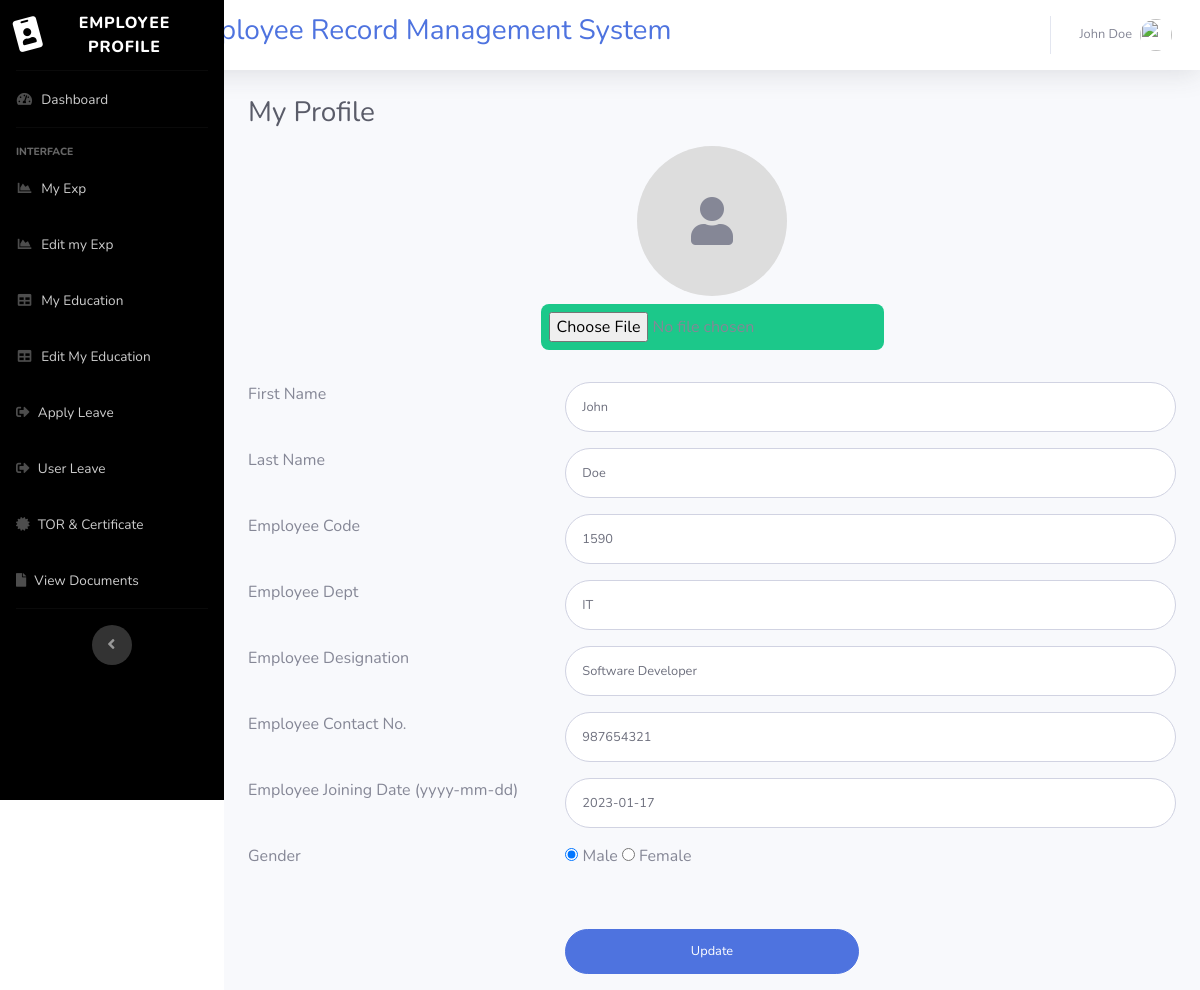
/erms/myprofile.php (signed in), run on the app's committed database.
### tables this page shows
CREATE TABLE `employeedetail` (
  `ID` int(11) NOT NULL,
  `EmpFname` varchar(50) DEFAULT NULL,
  `EmpLName` varchar(50) NOT NULL,
  `EmpCode` varchar(50) DEFAULT NULL,
  `EmpDept` varchar(120) DEFAULT NULL,
  `EmpDesignation` varchar(120) DEFAULT NULL,
  `EmpContactNo` bigint(10) DEFAULT NULL,
  `EmpGender` enum('Male','Female') DEFAULT NULL,
  `EmpEmail` varchar(200) DEFAULT NULL,
  `EmpPassword` varchar(100) DEFAULT NULL,
  `EmpJoingdate` date DEFAULT NULL,
  `profile_picture` VARCHAR(255) DEFAULT NULL,
  `PostingDate` timestamp NOT NULL DEFAULT current_timestamp()
);

### erms/myprofile.php (the view, shortened to what this page needs)
<?php
include('includes/dbconnection.php');
?>
<!DOCTYPE html>
<html lang="en">
<head>
    <link href="https://cdn.jsdelivr.net/npm/bootstrap@5.3.2/dist/css/bootstrap.min.css" rel="stylesheet">
    <link href="vendor/fontawesome-free/css/all.min.css" rel="stylesheet" type="text/css">
    <link href="css/sb-admin-2.min.css" rel="stylesheet">
</head>
<body id="page-top">
    <div id="wrapper">
        <?php include_once('includes/sidebar.php')?>
        <div id="content-wrapper" class="d-flex flex-column">
            <div id="content">
                <?php include_once('includes/header.php')?>
                <div class="container-fluid">
                    <h1 class="pt-lg-5 h3 mt-5 text-gray-800">My Profile</h1>
                    <form class="user" method="post" action="" enctype="multipart/form-data">
                        <?php
                        $eid = $_SESSION['uid'];
                        $ret = mysqli_query($con, "SELECT * FROM employeedetail WHERE ID='$eid'");
                        if ($ret && mysqli_num_rows($ret) > 0) {
                            $row = mysqli_fetch_array($ret);
                        ?>
                            <div class="mt-3 pb-3 text-center">
                              <div style="width: 150px; height: 150px; border-radius: 50%; overflow: hidden; margin: 0 auto;">
                                <?php if (!empty($row['profile_picture'])) { ?>
                                    <img src="<?php echo $row['profile_picture']; ?>" class="img-fluid" alt="Profile Picture">
                                  <?php } else { ?>
                                    <div style="width: 100%; height: 100%; background-color: #ddd; display: flex; justify-content: center; align-items: center;">
                                        <i class="fas fa-user fa-3x text-gray-600"></i>
                                    </div>
                                <?php } ?>
                              </div>
                              <input type="file" class="p-2 mt-2 rounded-3 bg-success" id="profile_pic" name="profile_pic" accept="image/*">
                            </div>
                            <div class="row">
                                <div class="col-4 mb-3">First Name</div>
                                <div class="col-8 mb-3">
                                    <input type="text" class="form-control form-control-user" id="FirstName" name="FirstName" aria-describedby="emailHelp" required="true" value="<?php echo $row['EmpFname']; ?>">
                                </div>
                            </div>
                            <div class="row">
                                <div class="col-4 mb-3">Last Name</div>
                                <div class="col-8 mb-3">
                                    <input type="text" class="form-control form-control-user" id="LastName" name="LastName" aria-describedby="emailHelp" required="true" value="<?php echo $row['EmpLName']; ?>">
                                </div>
                            </div>
                            <div class="row">
                                <div class="col-4 mb-3">Employee Code</div>
                                <div class="col-8 mb-3">
                                    <input type="text" class="form-control form-control-user" id="EmpCode" name="EmpCode" aria-describedby="emailHelp" required="true" value="<?php echo $row['EmpCode']; ?>">
                                </div>
                            </div>
                            <div class="row">
                                <div class="col-4 mb-3">Employee Dept</div>
                                <div class="col-8 mb-3">
                                    <input type="text" class="form-control form-control-user" id="EmpDept" name="EmpDept" aria-describedby="emailHelp" required="true" value="<?php echo $row['EmpDept']; ?>">
                                </div>
                            </div>
                            <div class="row">
                                <div class="col-4 mb-3">Employee Designation</div>
                                <div class="col-8 mb-3">
                                    <input type="text" class="form-control form-control-user" id="EmpDesignation" name="EmpDesignation" aria-describedby="emailHelp" required="true" value="<?php echo $row['EmpDesignation']; ?>">
                                </div>
                            </div>
                            <div class="row">
                                <div class="col-4 mb-3">Employee Contact No.</div>
                                <div class="col-8 mb-3">
                                    <input type="text" class="form-control form-control-user" id="EmpContactNo" name="EmpContactNo" aria-describedby="emailHelp" required="true" value="<?php echo $row['EmpContactNo']; ?>">
                                </div>
                            </div>
                            <div class="row">
                                <div class="col-4 mb-3">Employee Joining Date (yyyy-mm-dd)</div>
                                <div class="col-8 mb-3">
                                    <input type="text" class="form-control form-control-user" id="EmpJoingdate" name="EmpJoingdate" aria-describedby="emailHelp" value="<?php echo $row['EmpJoingdate']; ?>">
                                </div>
                            </div>
                            <div class="row">
                                <div class="col-4 mb-3">Gender</div>
                                <div class="col-4 mb-3">
                                    <input type="radio" id="genderMale" name="gender" value="Male" <?php echo ($row['EmpGender'] == 'Male') ? 'checked' : ''; ?>>
                                    <label for="genderMale">Male</label>
                                    <input type="radio" id="genderFemale" name="gender" value="Female" <?php echo ($row['EmpGender'] == 'Female') ? 'checked' : ''; ?>>
                                    <label for="genderFemale">Female</label>
                                </div>
                            </div>
                        <?php } ?>
                        <div class="row" style="margin-top:4%">
                            <div class="col-4"></div>
                            <div class="col-4">
                                <input type="submit" name="submit" value="Update" class="btn btn-primary btn-user btn-block mb-3">
                            </div>
                        </div>
                    </form>
                </div>
            </div>
        </div>
    </div>
</body>
</html>

### erms/includes/header.php (shortened to what this page needs)
<div style="position: fixed; top: 0; left: 0; right: 0; z-index: 1;">
  <nav class="navbar navbar-expand navbar-light bg-white topbar mb-4 static-top shadow">
    <h3 class="text-primary" style="padding-left: 14%">Employee Record Management System</h3>
    <ul class="navbar-nav ml-auto">
      <li class="nav-item dropdown no-arrow">
        <a class="nav-link dropdown-toggle" href="#" id="userDropdown" role="button" data-toggle="dropdown" aria-haspopup="true" aria-expanded="false">
          <?php
          $empid = $_SESSION['uid'];
          $ret = mysqli_query($con, "SELECT EmpFname, EmpLname, profile_picture FROM employeedetail WHERE ID='$empid'");
          $row = mysqli_fetch_array($ret);
          $fname = $row['EmpFname'];
          $lname = $row['EmpLname'];
          $profile_picture = $row['profile_picture'];
          ?>
          <span class="mr-2 d-none d-lg-inline text-gray-600 small"><?php echo $fname." ".$lname; ?></span>
          <img class="img-profile rounded-circle" src="<?php echo $profile_picture; ?>">
        </a>
      </li>
    </ul>
  </nav>
</div>

### data on the page
employeedetail: EmpFname "John", EmpLName "Doe", FirstName "John", LastName "Doe", EmpCode "1590", EmpDept "IT", EmpDesignation "Software Developer", EmpContactNo "987654321", EmpJoingdate "2023-01-17", EmpGender "☑ Male", EmpGender "☐ Female"
